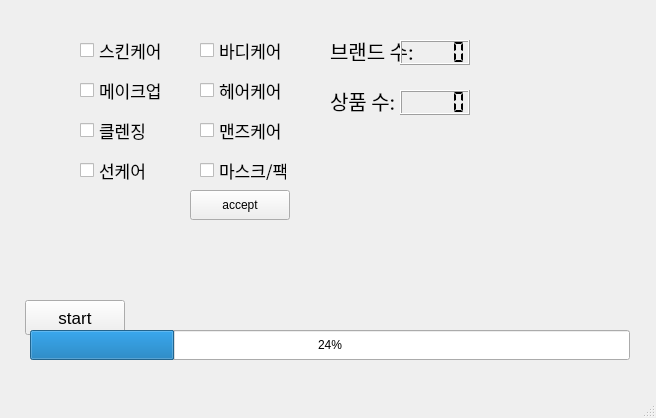
<?xml version="1.0" encoding="UTF-8"?>
<ui version="4.0">
 <class>MainWindow</class>
 <widget class="QMainWindow" name="MainWindow">
  <property name="geometry">
   <rect>
    <x>0</x>
    <y>0</y>
    <width>656</width>
    <height>418</height>
   </rect>
  </property>
  <property name="windowTitle">
   <string>MainWindow</string>
  </property>
  <widget class="QWidget" name="centralwidget">
   <widget class="QPushButton" name="accept">
    <property name="geometry">
     <rect>
      <x>190</x>
      <y>190</y>
      <width>100</width>
      <height>30</height>
     </rect>
    </property>
    <property name="font">
     <font>
      <family>.AppleSystemUIFont</family>
     </font>
    </property>
    <property name="text">
     <string>accept</string>
    </property>
   </widget>
   <widget class="QCheckBox" name="skincare">
    <property name="geometry">
     <rect>
      <x>80</x>
      <y>40</y>
      <width>87</width>
      <height>20</height>
     </rect>
    </property>
    <property name="font">
     <font>
      <family>.Apple SD Gothic NeoI</family>
      <pointsize>13</pointsize>
     </font>
    </property>
    <property name="text">
     <string>스킨케어</string>
    </property>
   </widget>
   <widget class="QCheckBox" name="makeup">
    <property name="geometry">
     <rect>
      <x>80</x>
      <y>80</y>
      <width>87</width>
      <height>20</height>
     </rect>
    </property>
    <property name="font">
     <font>
      <family>.Apple SD Gothic NeoI</family>
      <pointsize>13</pointsize>
     </font>
    </property>
    <property name="text">
     <string>메이크업</string>
    </property>
   </widget>
   <widget class="QCheckBox" name="bodycare">
    <property name="geometry">
     <rect>
      <x>200</x>
      <y>40</y>
      <width>87</width>
      <height>20</height>
     </rect>
    </property>
    <property name="font">
     <font>
      <family>.Apple SD Gothic NeoI</family>
      <pointsize>13</pointsize>
     </font>
    </property>
    <property name="text">
     <string>바디케어</string>
    </property>
   </widget>
   <widget class="QCheckBox" name="haircare">
    <property name="geometry">
     <rect>
      <x>200</x>
      <y>80</y>
      <width>87</width>
      <height>20</height>
     </rect>
    </property>
    <property name="font">
     <font>
      <family>.Apple SD Gothic NeoI</family>
      <pointsize>13</pointsize>
     </font>
    </property>
    <property name="text">
     <string>헤어케어</string>
    </property>
   </widget>
   <widget class="QCheckBox" name="manscare">
    <property name="geometry">
     <rect>
      <x>200</x>
      <y>120</y>
      <width>87</width>
      <height>20</height>
     </rect>
    </property>
    <property name="font">
     <font>
      <family>.Apple SD Gothic NeoI</family>
      <pointsize>13</pointsize>
     </font>
    </property>
    <property name="text">
     <string>맨즈케어</string>
    </property>
   </widget>
   <widget class="QCheckBox" name="cleansing">
    <property name="geometry">
     <rect>
      <x>80</x>
      <y>120</y>
      <width>87</width>
      <height>20</height>
     </rect>
    </property>
    <property name="font">
     <font>
      <family>.Apple SD Gothic NeoI</family>
      <pointsize>13</pointsize>
     </font>
    </property>
    <property name="text">
     <string>클렌징</string>
    </property>
   </widget>
   <widget class="QCheckBox" name="suncare">
    <property name="geometry">
     <rect>
      <x>80</x>
      <y>160</y>
      <width>87</width>
      <height>20</height>
     </rect>
    </property>
    <property name="font">
     <font>
      <family>.Apple SD Gothic NeoI</family>
      <pointsize>13</pointsize>
     </font>
    </property>
    <property name="text">
     <string>선케어</string>
    </property>
   </widget>
   <widget class="QCheckBox" name="maskpack">
    <property name="geometry">
     <rect>
      <x>200</x>
      <y>160</y>
      <width>87</width>
      <height>20</height>
     </rect>
    </property>
    <property name="font">
     <font>
      <family>.Apple SD Gothic NeoI</family>
      <pointsize>13</pointsize>
     </font>
    </property>
    <property name="text">
     <string>마스크/팩</string>
    </property>
   </widget>
   <widget class="QPushButton" name="start">
    <property name="geometry">
     <rect>
      <x>25</x>
      <y>300</y>
      <width>100</width>
      <height>35</height>
     </rect>
    </property>
    <property name="font">
     <font>
      <pointsize>13</pointsize>
     </font>
    </property>
    <property name="text">
     <string>start</string>
    </property>
   </widget>
   <widget class="QLabel" name="label">
    <property name="geometry">
     <rect>
      <x>330</x>
      <y>30</y>
      <width>181</width>
      <height>41</height>
     </rect>
    </property>
    <property name="font">
     <font>
      <family>.Apple SD Gothic NeoI</family>
      <pointsize>15</pointsize>
     </font>
    </property>
    <property name="text">
     <string>브랜드 수: </string>
    </property>
   </widget>
   <widget class="QLabel" name="label_2">
    <property name="geometry">
     <rect>
      <x>330</x>
      <y>80</y>
      <width>181</width>
      <height>41</height>
     </rect>
    </property>
    <property name="font">
     <font>
      <family>.Apple SD Gothic NeoI</family>
      <pointsize>15</pointsize>
     </font>
    </property>
    <property name="text">
     <string>상품 수:</string>
    </property>
   </widget>
   <widget class="QProgressBar" name="progressBar">
    <property name="geometry">
     <rect>
      <x>30</x>
      <y>330</y>
      <width>600</width>
      <height>30</height>
     </rect>
    </property>
    <property name="value">
     <number>24</number>
    </property>
   </widget>
   <widget class="QLCDNumber" name="brand_count">
    <property name="geometry">
     <rect>
      <x>400</x>
      <y>40</y>
      <width>70</width>
      <height>25</height>
     </rect>
    </property>
    <property name="font">
     <font>
      <weight>75</weight>
      <bold>true</bold>
     </font>
    </property>
    <property name="smallDecimalPoint">
     <bool>false</bool>
    </property>
    <property name="segmentStyle">
     <enum>QLCDNumber::Flat</enum>
    </property>
    <property name="value" stdset="0">
     <double>0.000000000000000</double>
    </property>
   </widget>
   <widget class="QLCDNumber" name="product_count">
    <property name="geometry">
     <rect>
      <x>400</x>
      <y>90</y>
      <width>70</width>
      <height>25</height>
     </rect>
    </property>
    <property name="segmentStyle">
     <enum>QLCDNumber::Flat</enum>
    </property>
   </widget>
  </widget>
  <widget class="QMenuBar" name="menubar">
   <property name="geometry">
    <rect>
     <x>0</x>
     <y>0</y>
     <width>656</width>
     <height>24</height>
    </rect>
   </property>
  </widget>
  <widget class="QStatusBar" name="statusbar"/>
 </widget>
 <resources/>
 <connections/>
</ui>
